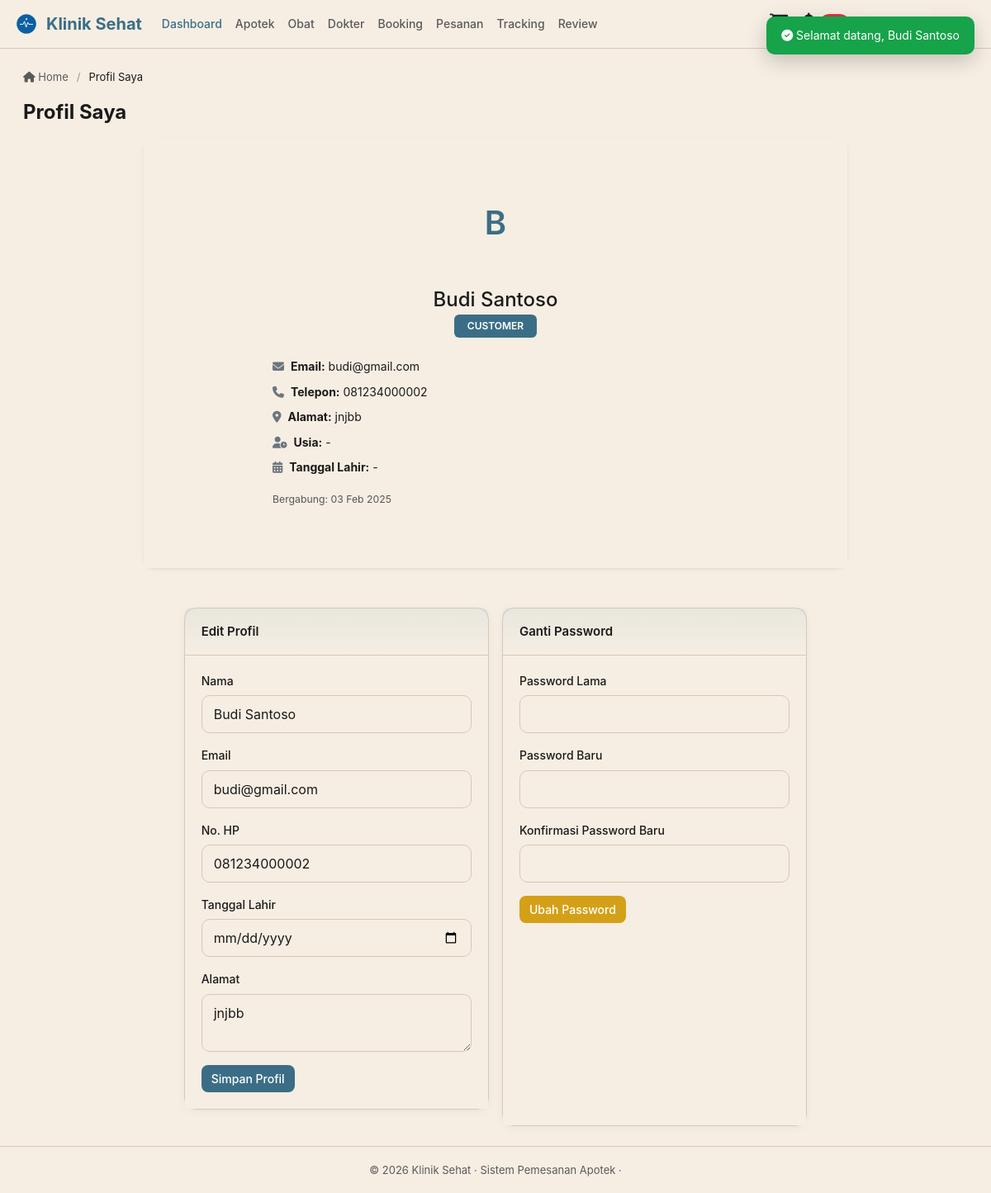
Screenshot of /Klinik/user/profil/index.php (signed in) with the database file from the repository.
### tables this page shows
CREATE TABLE `users` (
  `id_user` int(11) UNSIGNED NOT NULL,
  `nama` varchar(100) NOT NULL,
  `email` varchar(100) NOT NULL,
  `password` varchar(255) NOT NULL,
  `no_hp` varchar(20) DEFAULT NULL,
  `alamat` text DEFAULT NULL,
  `birthdate` date DEFAULT NULL,
  `role` enum('admin','customer') NOT NULL DEFAULT 'customer',
  `created_at` datetime NOT NULL DEFAULT current_timestamp()
);

### Klinik/functions/functions.php (called while the page is built, shortened)
<?php
function e($str) {
    return htmlspecialchars((string)($str ?? ''), ENT_QUOTES, 'UTF-8');
}
function tgl_indo($datetime) {
    $bulan = ['Jan','Feb','Mar','Apr','Mei','Jun','Jul','Agu','Sep','Okt','Nov','Des'];
    $d = date('d', strtotime($datetime));
    $m = $bulan[(int)date('m', strtotime($datetime)) - 1];
    $y = date('Y', strtotime($datetime));
    return $d . ' ' . $m . ' ' . $y;
}

### Klinik/user/profil/index.php (the view, shortened to what this page needs)
<?php
require_once '../../config/koneksi.php';
$uid = $_SESSION['user']['id_user'];
$profileStmt = $pdo->prepare("SELECT id_user, nama, email, password, COALESCE(no_hp, '') AS no_hp, COALESCE(alamat, '') AS alamat, birthdate, role, created_at FROM users WHERE id_user=?");
$profileStmt->execute([$uid]);
$profile = $profileStmt->fetch();
$birthdate = $profile['birthdate'] ?? '';
require_once '../../includes/header_user.php';
$age = $birthdate ? date_diff(new DateTime($birthdate), new DateTime())->y : null;
?>
<div class="row g-4 justify-content-center">
    <div class="col-12 col-lg-10 col-xl-9">
        <div class="card border-0 shadow-sm mb-4">
            <div class="card-body text-center px-4 py-5">
                <div class="avatar mx-auto mb-4" style="width:110px;height:110px;font-size:40px;line-height:110px;"><?= strtoupper(substr($profile['nama'],0,1)) ?></div>
                <h4 class="mb-1"><?= e($profile['nama']) ?></h4>
                <span class="badge bg-primary py-2 px-3 text-uppercase fs-7"><?= e($profile['role']) ?></span>
                <div class="my-4" style="max-width:540px;margin:auto;text-align:left;">
                    <p class="mb-2"><i class="fas fa-envelope me-2 text-secondary"></i><strong>Email:</strong> <?= e($profile['email'] ?? '-') ?></p>
                    <p class="mb-2"><i class="fas fa-phone me-2 text-secondary"></i><strong>Telepon:</strong> <?= e($profile['no_hp'] ?? '-') ?></p>
                    <p class="mb-2"><i class="fas fa-location-dot me-2 text-secondary"></i><strong>Alamat:</strong> <?= e($profile['alamat'] ?? '-') ?></p>
                    <p class="mb-2"><i class="fas fa-user-clock me-2 text-secondary"></i><strong>Usia:</strong> <?= $age !== null ? $age . ' tahun' : '-' ?></p>
                    <p class="mb-2"><i class="fas fa-calendar-days me-2 text-secondary"></i><strong>Tanggal Lahir:</strong> <?= !empty($birthdate) ? tgl_indo($birthdate) : '-' ?></p>
                    <p class="mt-3 mb-0 text-muted"><small>Bergabung: <?= tgl_indo($profile['created_at'] ?? '') ?></small></p>
                </div>
            </div>
        </div>
    </div>
    <div class="col-12 col-xl-8">
        <div class="row gx-3">
            <div class="col-md-6 mb-3 mb-md-0">
                <div class="card">
                    <div class="card-header">Edit Profil</div>
                    <div class="card-body">
                <form method="post">
                    <div class="mb-3"><label class="form-label">Nama</label><input type="text" name="nama" class="form-control" value="<?= e($profile['nama'] ?? '') ?>" required></div>
                    <div class="mb-3"><label class="form-label">Email</label><input type="email" name="email" class="form-control" value="<?= e($profile['email'] ?? '') ?>" required></div>
                    <div class="mb-3"><label class="form-label">No. HP</label><input type="text" name="no_hp" class="form-control" value="<?= e($profile['no_hp'] ?? '') ?>"></div>
                    <div class="mb-3"><label class="form-label">Tanggal Lahir</label><input type="date" name="birthdate" class="form-control" value="<?= e($profile['birthdate'] ?? '') ?>"></div>
                    <div class="mb-3"><label class="form-label">Alamat</label><textarea name="alamat" class="form-control" rows="2"><?= e($profile['alamat'] ?? '') ?></textarea></div>
                    <button class="btn btn-primary" name="update_profil">Simpan Profil</button>
                </form>
            </div>
        </div>
    </div>
    <div class="col-md-6">
        <div class="card h-100">
            <div class="card-header">Ganti Password</div>
            <div class="card-body">
                <form method="post">
                    <div class="mb-3"><label class="form-label">Password Lama</label><input type="password" name="old_password" class="form-control" required></div>
                    <div class="mb-3"><label class="form-label">Password Baru</label><input type="password" name="new_password" class="form-control" required></div>
                    <div class="mb-3"><label class="form-label">Konfirmasi Password Baru</label><input type="password" name="new_password2" class="form-control" required></div>
                    <button class="btn btn-warning" name="ganti_pass">Ubah Password</button>
                </form>
            </div>
        </div>
    </div>
</div>
</div>
<?php require_once '../../includes/footer_user.php'; ?>

### Klinik/assets/css/style.css (style rules this page uses)
:root { --primary: #3b6e86; --primary-dark: #2e5564; --primary-light: #8aaebf; --bg: #ede4d1; --surface: #f6eee3; --surface-alt: #ece2d5; --text: #1a1a1a; --text-muted: #5a5a5a; --border: #d8c8b4; --sidebar-bg: #3b6e86; --sidebar-dark: #2a5c72; --sidebar-text: #e8f4f8; --sidebar-hover: rgba(138,174,191,.15); --success: #2d8a5e; --danger: #c0392b; --warning: #d4a017; --info: #6f9ab1; --shadow: 0 2px 8px rgba(59,110,134,.08); --shadow-lg: 0 8px 24px rgba(59,110,134,.16); --radius: 14px; --transition: all .25s ease; }
* { box-sizing: border-box; }
body { background: var(--bg); color: var(--text); font-family: 'Inter', 'Segoe UI', system-ui, -apple-system, sans-serif; margin: 0; font-size: 14px; line-height: 1.6; }
.card { background: var(--surface); border: 1px solid var(--border); border-radius: var(--radius); box-shadow: var(--shadow); margin-bottom: 20px; transition: var(--transition); }
.card-header { padding: 16px 20px; border-bottom: 1px solid var(--border); font-weight: 600; display: flex; justify-content: space-between; align-items: center; font-size: 15px; background: linear-gradient(180deg, rgba(138,174,191,.12) 0%, transparent 100%); }
.card-body { padding: 20px; }
.btn { border-radius: 8px; font-size: 14px; font-weight: 500; transition: var(--transition); border: none; }
.btn-primary, .bg-primary, .badge.bg-primary, .border-primary, .table .badge.bg-primary, .table td.bg-primary, .table th.bg-primary { background-color: var(--primary) !important; background: var(--primary) !important; border-color: var(--primary) !important; color: #fff !important; }
.btn-primary { background: var(--primary); color: #fff; }
.btn-warning { background: var(--warning); color: #fff; }
.form-control, .form-select { background: var(--surface); border: 1.5px solid var(--border); color: var(--text); border-radius: 10px; padding: 10px 14px; transition: var(--transition); }
.form-label { font-weight: 500; margin-bottom: 6px; font-size: 14px; }
.avatar { width: 40px; height: 40px; border-radius: 50%; background: transparent !important; color: var(--primary) !important; display: grid; place-items: center; font-weight: 600; box-shadow: none !important; border: none !important; }
.badge { padding: 6px 12px; border-radius: 6px; font-size: 12px; font-weight: 600; }
.badge.bg-primary { background-color: var(--primary) !important; background: var(--primary) !important; border-color: var(--primary) !important; color: #fff !important; }
.card, .card-body, .modal-content, .dropdown-menu, .table, .table th, .table td, .dataTables_wrapper, .dataTables_scrollHeadInner, .dataTables_scrollBody, .form-control, .form-select, .main, .content, .breadcrumb-custom { background: var(--surface); color: var(--text); }

### rows the page displays
users: nama "B", nama "Budi Santoso", role "CUSTOMER", email "budi@gmail.com", created_at "03 Feb 2025"

### other values shown
$page_title "Profil Saya"
$profile['no_hp'] "081234000002"
$profile['alamat'] "jnjbb"
